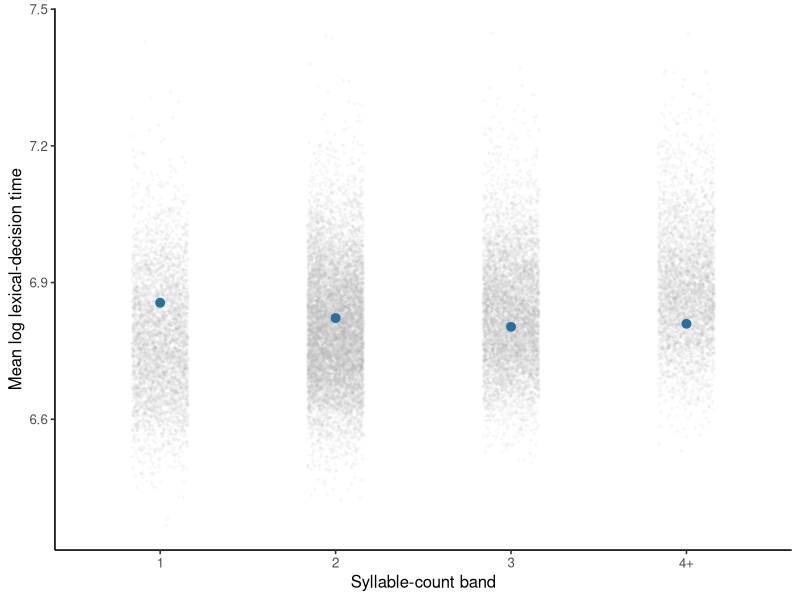

Here is the R script that generated this plot:
## ---- chunk 1
#| label: fit-mald-helmert-coding
library(ggplot2)

mald <- read.csv("data/mald/mald-items.csv", stringsAsFactors = FALSE)
mald$log_frequency_c <-
  mald$log_frequency_subtlex - mean(mald$log_frequency_subtlex)
mald$log_duration_c <- mald$log_duration - mean(mald$log_duration)
band_levels <- c(as.character(seq_len(3L)), "4+")
mald$syllable_band <- factor(
  ifelse(mald$n_syllables >= 4L, "4+", as.character(mald$n_syllables)),
  levels = band_levels
)
helmert_matrix <- contr.helmert(4)
rownames(helmert_matrix) <- levels(mald$syllable_band)
contrasts(mald$syllable_band) <- helmert_matrix

fit <- lm(
  mean_log_rt ~ syllable_band + log_frequency_c + log_duration_c,
  data = mald
)

helmert_matrix
coef(summary(fit))
## ---- chunk 2
#| label: plot-mald-helmert-coding
#| fig-cap: "Observed MALD item summaries and adjusted means for ordered syllable-count bands."
prediction_data <- data.frame(
  syllable_band = factor(
    levels(mald$syllable_band),
    levels = levels(mald$syllable_band)
  ),
  log_frequency_c = 0,
  log_duration_c = 0
)
interval <- predict(fit, newdata = prediction_data, interval = "confidence")
prediction_data$fit <- interval[, "fit"]
prediction_data$low <- interval[, "lwr"]
prediction_data$high <- interval[, "upr"]

helmert_comparisons <- data.frame(
  comparison = c(
    "two minus one",
    "three minus mean of one and two",
    "four-plus minus mean of earlier bands"
  ),
  fitted_mean_difference = c(
    prediction_data$fit[[2]] - prediction_data$fit[[1]],
    prediction_data$fit[[3]] - mean(prediction_data$fit[1:2]), # dqr-allow: symbolic-derivation
    prediction_data$fit[[4]] - mean(prediction_data$fit[1:3]) # dqr-allow: symbolic-derivation
  ),
  coefficient_times_scale = c(
    2 * coef(fit)[["syllable_band1"]],
    3 * coef(fit)[["syllable_band2"]],
    4 * coef(fit)[["syllable_band3"]]
  )
)
helmert_comparisons

point_opacity <- 0.06
ggplot(mald, aes(syllable_band, mean_log_rt)) +
  geom_jitter(color = "grey70", alpha = point_opacity, width = 0.16, height = 0, size = 0.55) +
  geom_pointrange(
    data = prediction_data,
    aes(y = fit, ymin = low, ymax = high),
    color = "#2C6E9B",
    linewidth = 0.6
  ) +
  labs(x = "Syllable-count band", y = "Mean log lexical-decision time") +
  theme_classic(base_size = 12)
